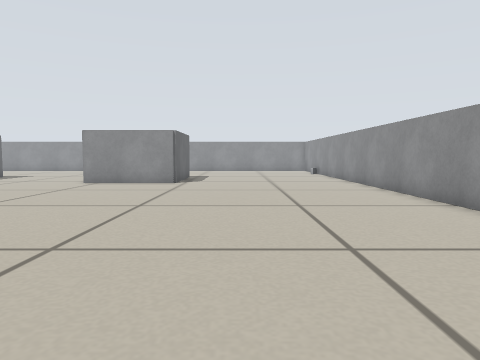
view 1 (above)

21 first-person views from a walk through a Stage world. The camera is 0.31 m above the floor, tilts 4° down and sees 70° across. Floor lines are 1 m apart. The floor is counted in squares, 0.25 m on a side. Each view is taken from the middle of a square. On the plan, view 1 faces up. The plan holds only what a view shows up to about 14 squares ahead; the rest is blank. Robots are left out.

view 2
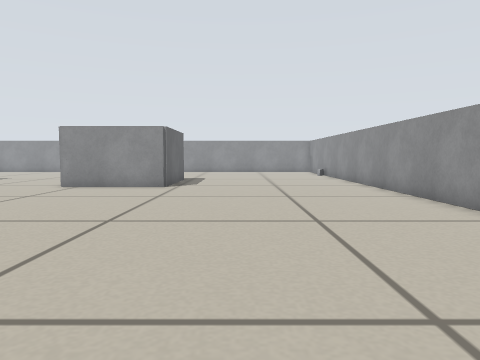

view 3
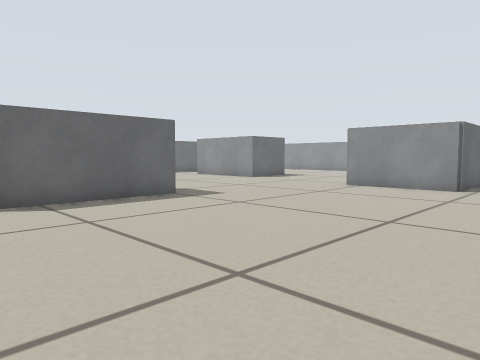

view 4
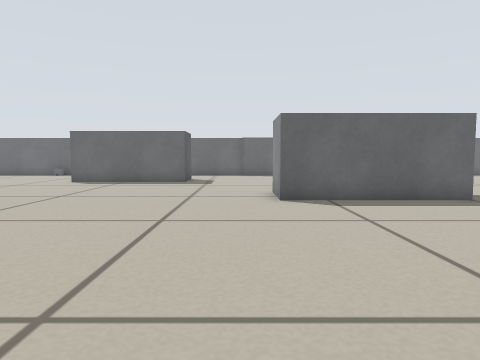

view 5
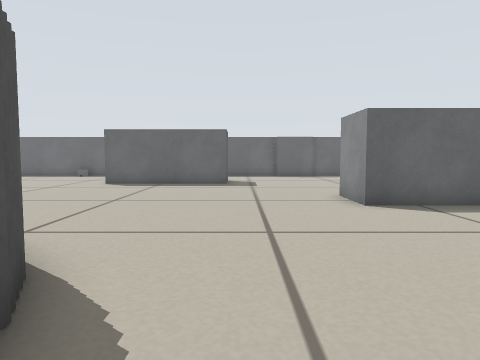

view 6
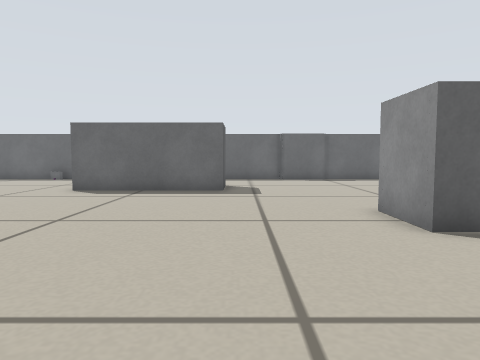

view 7
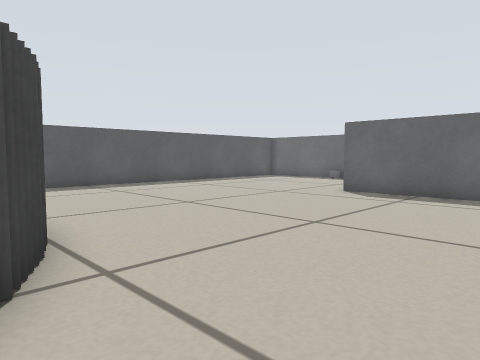

view 8
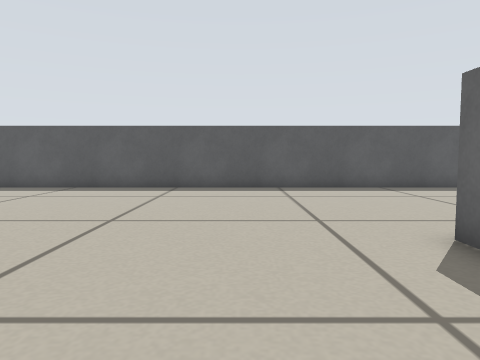

view 9
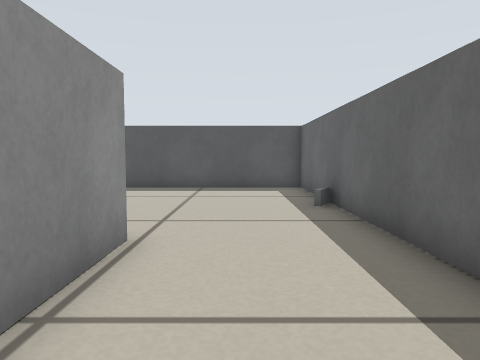

view 10
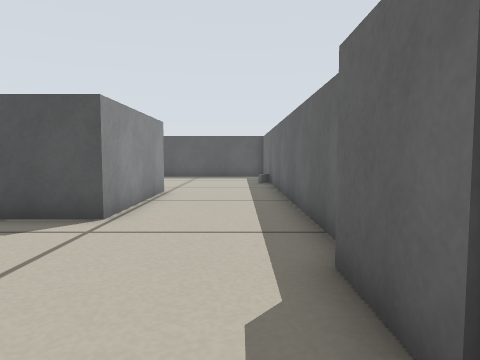

view 11
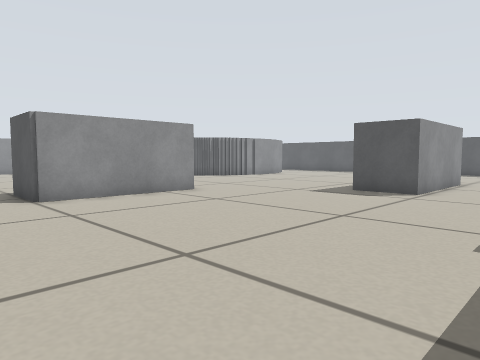

view 12
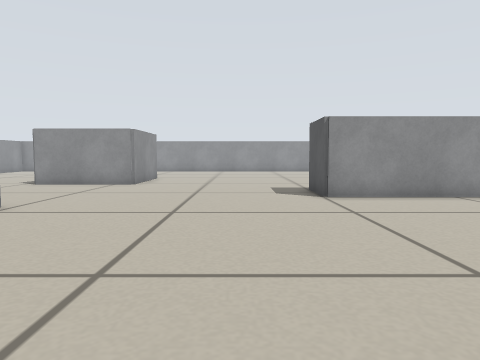

view 13
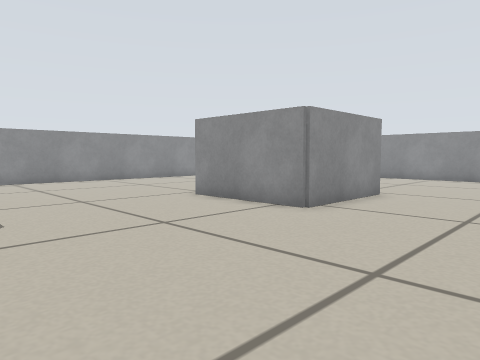

view 14
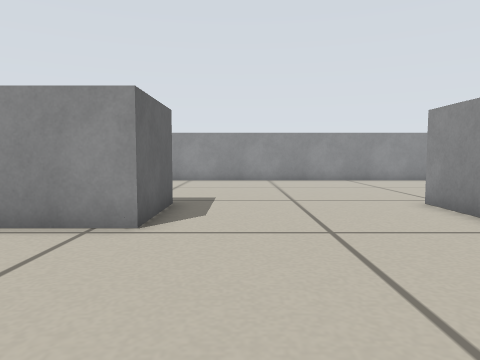

view 15
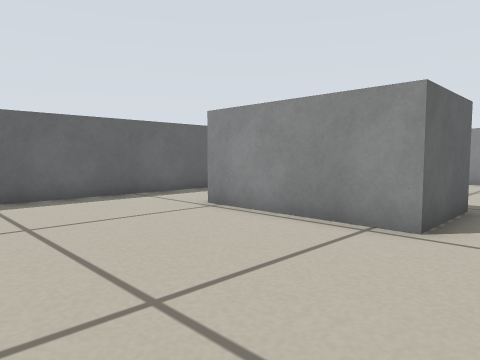

view 16
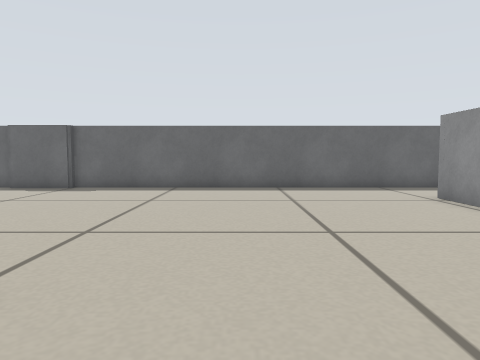

view 17
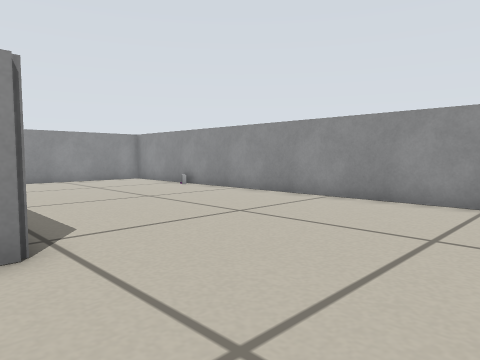

view 18
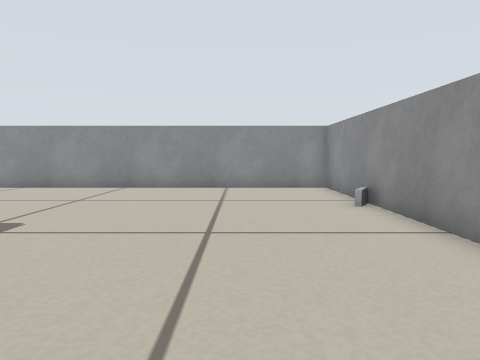

view 19
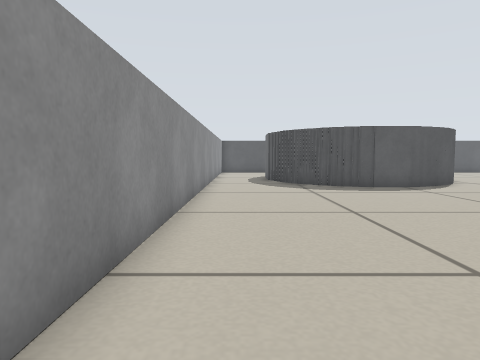

view 20
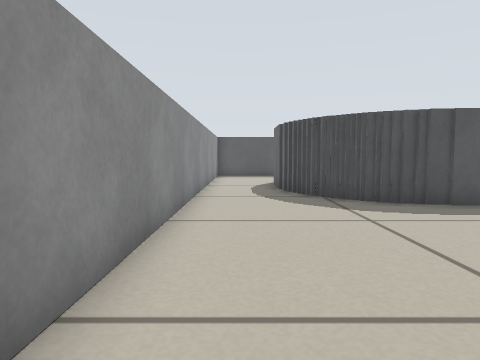

view 21
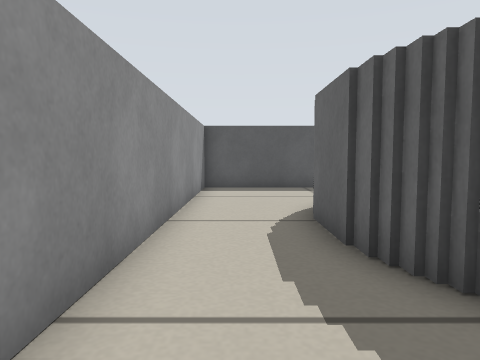

### Floor plan
Points are (right, up) in squares from view 1. A wall is a line through its corners. A room is listed if a view was taken in it or the views show most of it. See-through windows are left out.
Room 1 (views 1, 2, 3, 4, 5, 6, 7, 8, 9, 10, 11, 12, 13, 14, 15, 16, 17, 18, 19, 20, 21)
walls: (-9.5, 8.5) (-9.5, 3.1) (-11.8, 3.1) (-11.8, 8.5) (-9.5, 8.5); (-4, -1.8) (-3.1, -1.8); (-4.4, -2) (-3.9, -2); (-3.2, -1.5) (-0.6, -1.5); (-2.9, 18.6) (-2.9, 15.6) (-7.2, 15.6) (-7.2, 19.9); (-0.8, -1.8) (0.1, -1.8); (-13.7, 19.9) (-13.7, 16.8) (-19, 16.8); (0.2, -2.2) (0.9, -2.2) (0.9, -2.9); (0.6, -2.6) (1.1, -2.6); (-22.4, 2) (-22.4, -14.4) (-3.6, -14.4); (1.6, -3) (1.6, -3.6); (2, -3.8) (2, -4.5); (2.2, -4.4) (2.2, -5.1); (-18.3, -6) (-18.3, -0.6) (-16.2, -0.6) (-16.2, -6); (2.5, -5) (2.5, -7.8); (-22.4, 19.6) (-22.4, 4.4) (-22.1, 4.4) (-22.1, 2.1); (1, -14.4) (5.4, -14.4) (5.4, 28.4) (-7.4, 28.4)
objects: grey box (-22, -10); grey box (5, 24)

Positions as (right, up) in squares from view 1, and headings:
1: (0, 0), facing up
2: (0, 2), facing up
3: (0, 2), facing up-left
4: (0, 2), facing left
5: (-1, 0), facing left
6: (-4, 0), facing left
7: (-5, 0), facing down-left
8: (-13, -1), facing down
9: (-20, -1), facing down
10: (-21, 6), facing down
11: (-22, 11), facing down-right
12: (-22, 11), facing right
13: (-14, 11), facing up-right
14: (-12, 11), facing up
15: (-12, 11), facing up-left
16: (-9, 11), facing left
17: (-4, 11), facing up-right
18: (2, 15), facing up
19: (4, 12), facing down
20: (4, 7), facing down
21: (4, -1), facing down
